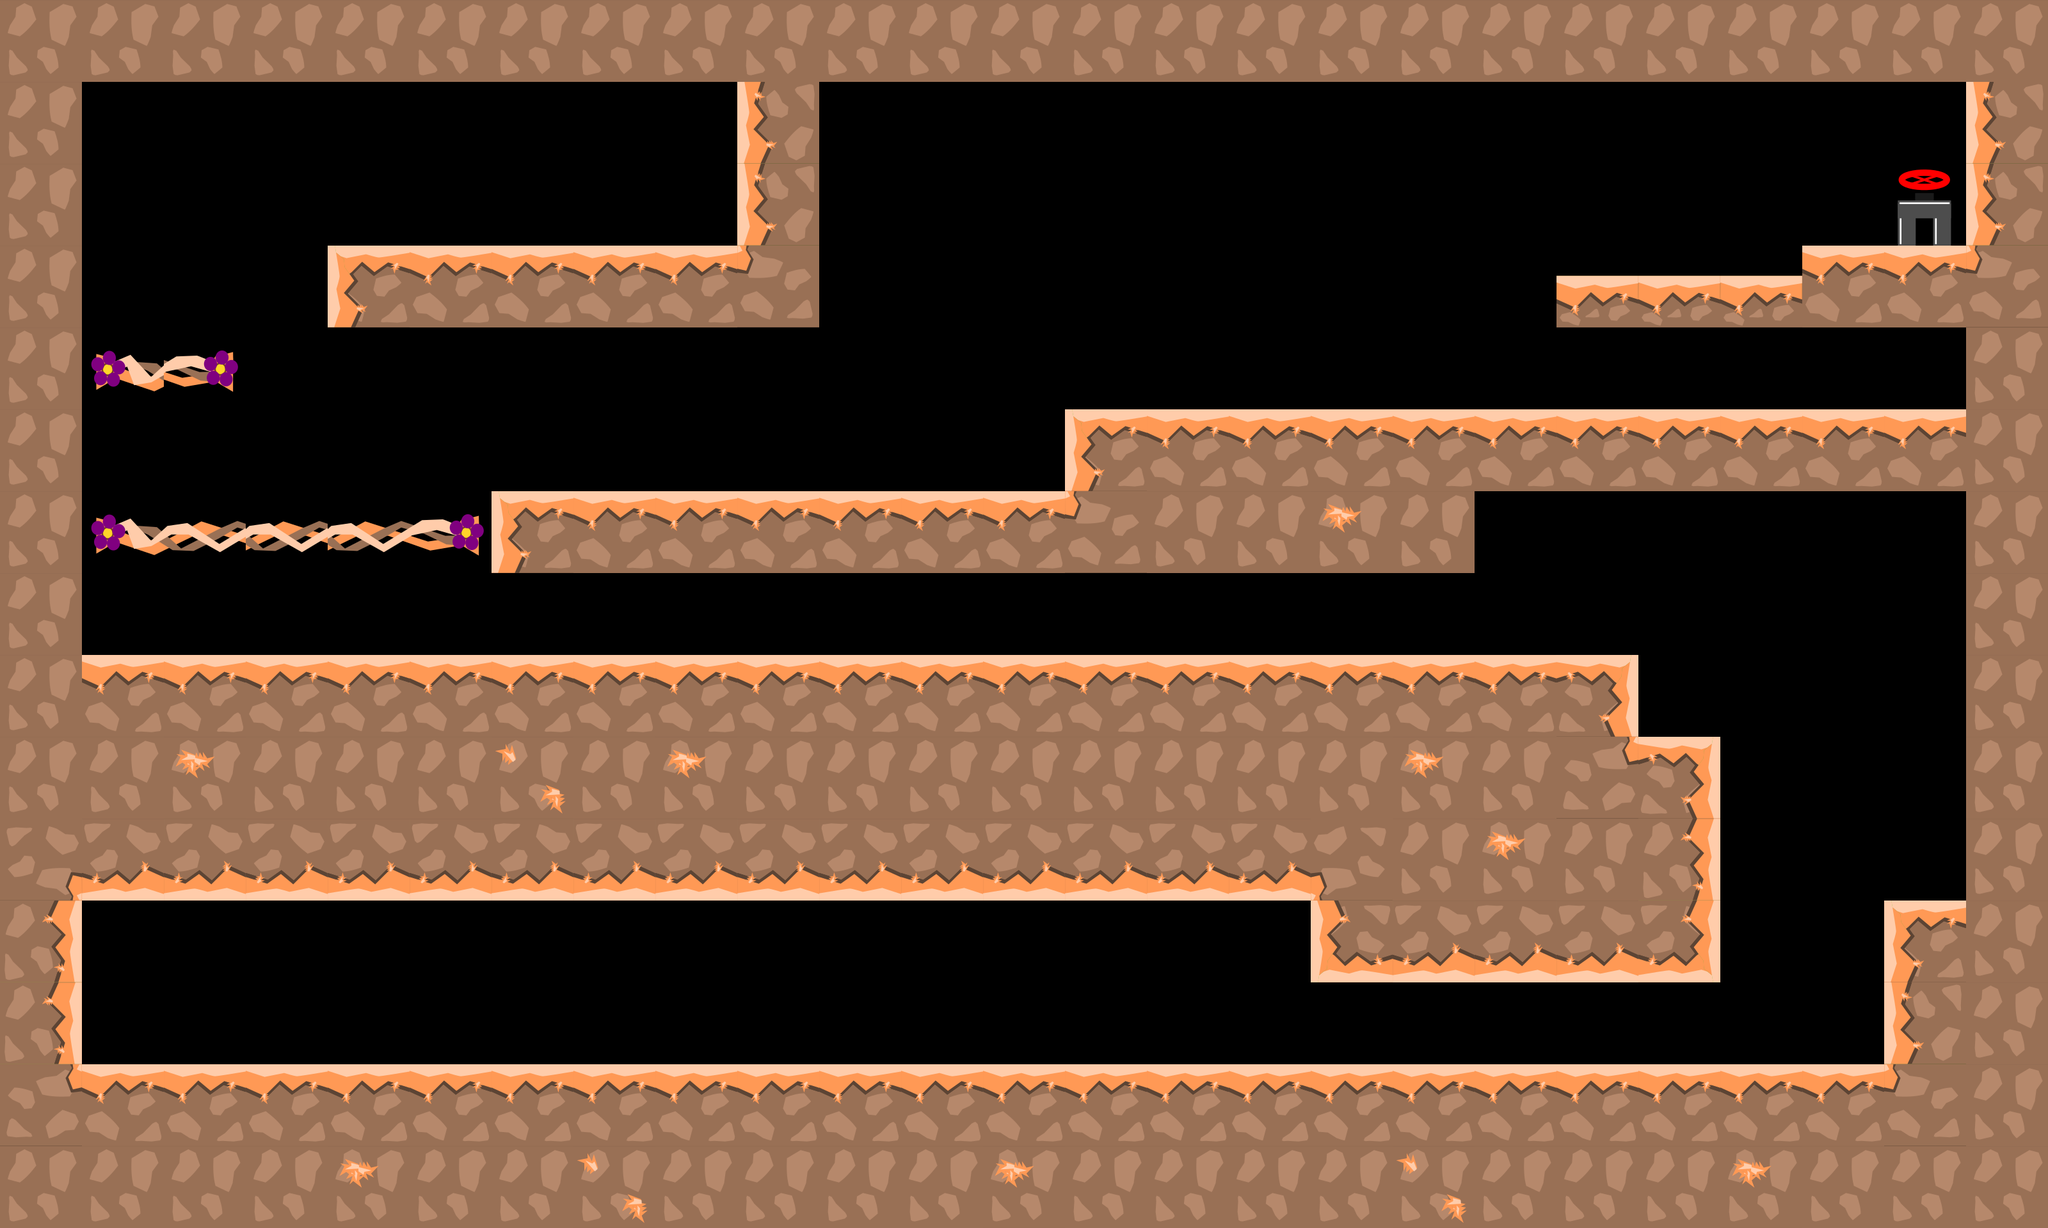

Tiled map render using the project's own tile images. Description and the map definition, with tile-layer contents summarised, below:
An orthogonal 25x15 tile map with 128x128 px tiles, 2 tile layers (graphics, oil), 5 tilesets and 28 objects.

<map version="1.0" tiledversion="1.1.1" orientation="orthogonal" renderorder="right-down" width="25" height="15" tilewidth="128" tileheight="128" infinite="0" nextobjectid="199">
 <tileset firstgid="1" source="tiles_128x128.tsx" />
 <tileset firstgid="37" source="tiles_oil_128x128.tsx" />
 <tileset firstgid="77" source="tiles_128x128_green.tsx" />
 <tileset firstgid="113" source="tiles_128x128_orange.tsx" />
 <tileset firstgid="149" source="tiles_128x128_vines.tsx" />
 <layer name="graphics" width="25" height="15">
  <data>[375 cells, 209 non-empty, 20 distinct tile ids]</data>
 </layer>
 <layer name="oil" width="25" height="15">
  <data>[375 cells, 0 non-empty, 0 distinct tile ids]</data>
 </layer>
 <objectgroup name="blocks">
  <object id="2" x="3072" y="4" width="112" height="1696" />
  <object id="3" x="64" y="52" width="64" height="1684" />
  <object id="4" x="8" y="4" width="3172" height="120" />
  <object id="127" x="8" y="1664" width="3196" height="248.002" />
  <object id="183" x="2944" y="1408" width="128" height="256" />
  <object id="186" x="128" y="1024" width="2432" height="384" />
  <object id="187" x="768" y="768" width="1536" height="128" />
  <object id="188" x="1664" y="640" width="1408" height="128" />
  <object id="189" x="2816" y="384" width="256" height="128" />
  <object id="190" x="1152" y="128" width="128" height="256" />
  <object id="191" x="512" y="384" width="768" height="128" />
  <object id="194" x="2431.98" y="431" width="385.522" height="81" />
  <object id="197" x="2048" y="1152" width="640" height="384" />
 </objectgroup>
 <objectgroup name="switch">
  <object id="182" x="1024" y="256" width="128" height="128" />
 </objectgroup>
 <objectgroup name="levelEndBlock">
  <object id="181" x="2432" y="512" width="128" height="128" />
 </objectgroup>
 <objectgroup name="slope" />
 <objectgroup name="passBlock">
  <object id="105" x="165.622" y="817.254" width="571.697" height="46" />
  <object id="165" x="144.289" y="561.254" width="215.697" height="46" />
 </objectgroup>
 <objectgroup name="flowers">
  <object id="74" x="1111.52" y="930.429" width="69.697" height="69.697">
   <ellipse />
  </object>
  <object id="76" x="288.242" y="298.914" width="69.697" height="69.697">
   <ellipse />
  </object>
  <object id="80" x="2971.77" y="539.156" width="69.697" height="69.697">
   <ellipse />
  </object>
  <object id="83" x="652.489" y="674.671" width="69.697" height="69.697">
   <ellipse />
  </object>
  <object id="112" x="2144.86" y="265.823" width="69.697" height="69.697">
   <ellipse />
  </object>
  <object id="114" x="2907.04" y="865.458" width="69.697" height="69.697">
   <ellipse />
  </object>
  <object id="141" x="2710.12" y="546.673" width="69.697" height="69.697">
   <ellipse />
  </object>
  <object id="143" x="216.003" y="911.456" width="69.697" height="69.697">
   <ellipse />
  </object>
  <object id="144" x="1758.06" y="422.067" width="69.697" height="69.697">
   <ellipse />
  </object>
  <object id="195" x="1373.22" y="1497.83" width="69.697" height="69.697">
   <ellipse />
  </object>
 </objectgroup>
 <objectgroup name="end">
  <object id="44" x="2958.67" y="275.82" width="93" height="95">
   <ellipse />
  </object>
 </objectgroup>
 <objectgroup name="pushBlocks" />
 <objectgroup name="damage" />
 <objectgroup name="warp_a" />
 <objectgroup name="warp_b" />
</map>
